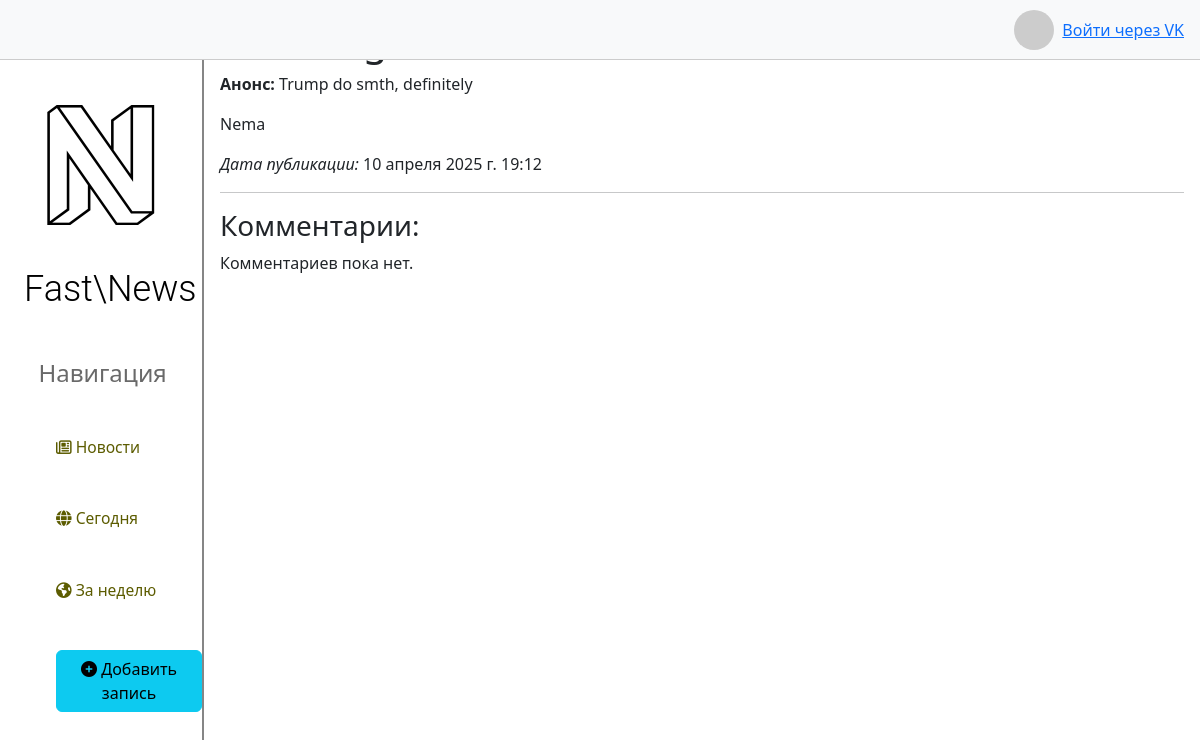
/news/32/, run on the app's committed database.
### news/models.py (models this page shows, shortened)
class Articles(models.Model):
    title = models.CharField('Название', max_length=50, default="")
    anons = models.CharField('Анонс', max_length=250)
    full_text = models.TextField('Статья')
    date = models.DateTimeField('Дата публикации')
    class Meta:
        verbose_name = 'Новость'
        verbose_name_plural = 'Новости'

### news/views.py (the view)
# urls.py: path('<int:article_id>/', views.article_detail, name='article_detail'),
def article_detail(request, article_id):
    article = Articles.objects.get(id=article_id)
    comments = article.comments.all()
    return render(request, 'news/article_detail.html', {
        'article': article,
        'comments': comments
    })

### news/templates/news/article_detail.html (shortened to what this page needs)
{% extends 'ex_1/layout.html' %}
{% block content %}
    <h1>{{ article.title }}</h1>
    <p><strong>Анонс:</strong> {{ article.anons }}</p>
    <p>{{ article.full_text }}</p>
    <p><em>Дата публикации:</em> {{ article.date }}</p>
    <hr>
    <h3>Комментарии:</h3>
    {% if comments %}
        <ul class="list-group">
            {% for comment in comments %}
                <li class="list-group-item d-flex align-items-center">
                    <img src="https://via.placeholder.com/40" class="rounded-circle me-3" alt="avatar">
                    <div>
                        <strong>Имя Фамилия</strong>
                        <p class="mb-0">{{ comment.content }}</p>
                    </div>
                </li>
            {% endfor %}
        </ul>
    {% else %}
        <p>Комментариев пока нет.</p>
    {% endif %}
{% endblock %}

### ex_1/static/ex_1/css/ex_1.css (style rules this page uses)
body { background: #ffffff; margin-left: 0; padding: 0; }

### data on the page
Articles: anons "Trump do smth, definitely", full_text "Nema", date "10 апреля 2025 г. 19:12"
